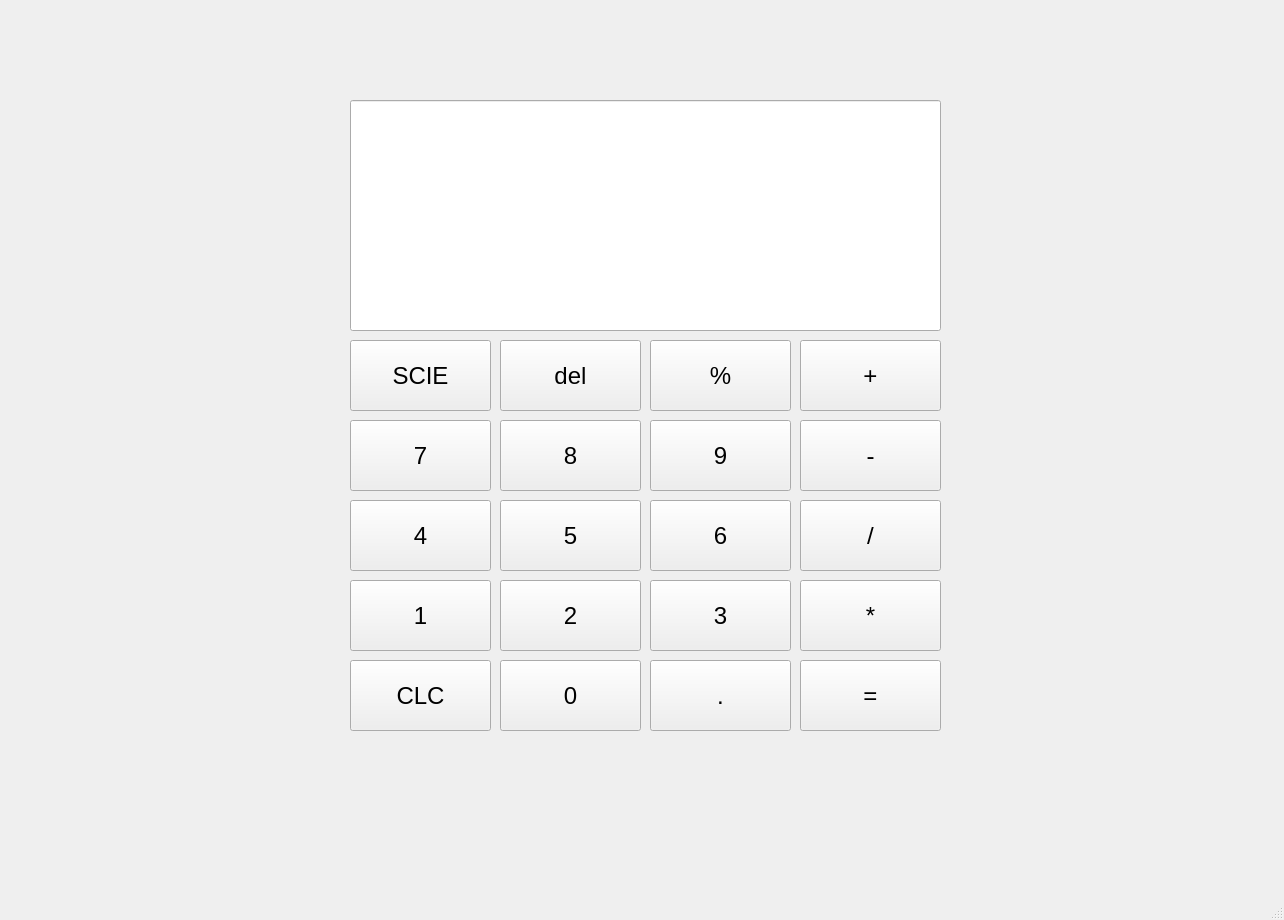
<?xml version="1.0" encoding="UTF-8"?>
<ui version="4.0">
 <class>MainWindow</class>
 <widget class="QMainWindow" name="MainWindow">
  <property name="geometry">
   <rect>
    <x>0</x>
    <y>0</y>
    <width>1284</width>
    <height>920</height>
   </rect>
  </property>
  <property name="windowTitle">
   <string>MainWindow</string>
  </property>
  <widget class="QWidget" name="centralwidget">
   <widget class="QLineEdit" name="display">
    <property name="geometry">
     <rect>
      <x>350</x>
      <y>100</y>
      <width>591</width>
      <height>231</height>
     </rect>
    </property>
    <property name="font">
     <font>
      <family>Unispace</family>
      <pointsize>18</pointsize>
     </font>
    </property>
    <property name="text">
     <string/>
    </property>
    <property name="readOnly">
     <bool>true</bool>
    </property>
   </widget>
   <widget class="QPushButton" name="addbutton">
    <property name="geometry">
     <rect>
      <x>800</x>
      <y>340</y>
      <width>141</width>
      <height>71</height>
     </rect>
    </property>
    <property name="font">
     <font>
      <pointsize>18</pointsize>
     </font>
    </property>
    <property name="text">
     <string>+</string>
    </property>
   </widget>
   <widget class="QPushButton" name="subbutton">
    <property name="geometry">
     <rect>
      <x>800</x>
      <y>420</y>
      <width>141</width>
      <height>71</height>
     </rect>
    </property>
    <property name="font">
     <font>
      <pointsize>18</pointsize>
     </font>
    </property>
    <property name="text">
     <string>-</string>
    </property>
   </widget>
   <widget class="QPushButton" name="mulbutton">
    <property name="geometry">
     <rect>
      <x>800</x>
      <y>580</y>
      <width>141</width>
      <height>71</height>
     </rect>
    </property>
    <property name="font">
     <font>
      <pointsize>18</pointsize>
     </font>
    </property>
    <property name="text">
     <string>*</string>
    </property>
   </widget>
   <widget class="QPushButton" name="divbutton">
    <property name="geometry">
     <rect>
      <x>800</x>
      <y>500</y>
      <width>141</width>
      <height>71</height>
     </rect>
    </property>
    <property name="font">
     <font>
      <pointsize>18</pointsize>
     </font>
    </property>
    <property name="text">
     <string>/</string>
    </property>
   </widget>
   <widget class="QPushButton" name="modbutton">
    <property name="geometry">
     <rect>
      <x>650</x>
      <y>340</y>
      <width>141</width>
      <height>71</height>
     </rect>
    </property>
    <property name="font">
     <font>
      <pointsize>18</pointsize>
     </font>
    </property>
    <property name="text">
     <string>%</string>
    </property>
   </widget>
   <widget class="QPushButton" name="dotbutton">
    <property name="geometry">
     <rect>
      <x>650</x>
      <y>660</y>
      <width>141</width>
      <height>71</height>
     </rect>
    </property>
    <property name="font">
     <font>
      <pointsize>18</pointsize>
     </font>
    </property>
    <property name="text">
     <string>.</string>
    </property>
   </widget>
   <widget class="QPushButton" name="equalbutton">
    <property name="geometry">
     <rect>
      <x>800</x>
      <y>660</y>
      <width>141</width>
      <height>71</height>
     </rect>
    </property>
    <property name="font">
     <font>
      <pointsize>18</pointsize>
     </font>
    </property>
    <property name="text">
     <string>=</string>
    </property>
   </widget>
   <widget class="QPushButton" name="backbutton">
    <property name="geometry">
     <rect>
      <x>500</x>
      <y>340</y>
      <width>141</width>
      <height>71</height>
     </rect>
    </property>
    <property name="font">
     <font>
      <pointsize>18</pointsize>
     </font>
    </property>
    <property name="text">
     <string>del</string>
    </property>
   </widget>
   <widget class="QPushButton" name="clearbutton">
    <property name="geometry">
     <rect>
      <x>350</x>
      <y>660</y>
      <width>141</width>
      <height>71</height>
     </rect>
    </property>
    <property name="font">
     <font>
      <pointsize>18</pointsize>
     </font>
    </property>
    <property name="text">
     <string>CLC</string>
    </property>
   </widget>
   <widget class="QPushButton" name="btn9">
    <property name="geometry">
     <rect>
      <x>650</x>
      <y>420</y>
      <width>141</width>
      <height>71</height>
     </rect>
    </property>
    <property name="font">
     <font>
      <pointsize>18</pointsize>
     </font>
    </property>
    <property name="text">
     <string>9</string>
    </property>
   </widget>
   <widget class="QPushButton" name="btn6">
    <property name="geometry">
     <rect>
      <x>650</x>
      <y>500</y>
      <width>141</width>
      <height>71</height>
     </rect>
    </property>
    <property name="font">
     <font>
      <pointsize>18</pointsize>
     </font>
    </property>
    <property name="text">
     <string>6</string>
    </property>
   </widget>
   <widget class="QPushButton" name="btn3">
    <property name="geometry">
     <rect>
      <x>650</x>
      <y>580</y>
      <width>141</width>
      <height>71</height>
     </rect>
    </property>
    <property name="font">
     <font>
      <pointsize>18</pointsize>
     </font>
    </property>
    <property name="text">
     <string>3</string>
    </property>
   </widget>
   <widget class="QPushButton" name="btn7">
    <property name="geometry">
     <rect>
      <x>350</x>
      <y>420</y>
      <width>141</width>
      <height>71</height>
     </rect>
    </property>
    <property name="font">
     <font>
      <pointsize>18</pointsize>
     </font>
    </property>
    <property name="text">
     <string>7</string>
    </property>
   </widget>
   <widget class="QPushButton" name="btn1">
    <property name="geometry">
     <rect>
      <x>350</x>
      <y>580</y>
      <width>141</width>
      <height>71</height>
     </rect>
    </property>
    <property name="font">
     <font>
      <pointsize>18</pointsize>
     </font>
    </property>
    <property name="text">
     <string>1</string>
    </property>
   </widget>
   <widget class="QPushButton" name="btn2">
    <property name="geometry">
     <rect>
      <x>500</x>
      <y>580</y>
      <width>141</width>
      <height>71</height>
     </rect>
    </property>
    <property name="font">
     <font>
      <pointsize>18</pointsize>
     </font>
    </property>
    <property name="text">
     <string>2</string>
    </property>
   </widget>
   <widget class="QPushButton" name="btn4">
    <property name="geometry">
     <rect>
      <x>350</x>
      <y>500</y>
      <width>141</width>
      <height>71</height>
     </rect>
    </property>
    <property name="font">
     <font>
      <pointsize>18</pointsize>
     </font>
    </property>
    <property name="text">
     <string>4</string>
    </property>
   </widget>
   <widget class="QPushButton" name="btn5">
    <property name="geometry">
     <rect>
      <x>500</x>
      <y>500</y>
      <width>141</width>
      <height>71</height>
     </rect>
    </property>
    <property name="font">
     <font>
      <pointsize>18</pointsize>
     </font>
    </property>
    <property name="text">
     <string>5</string>
    </property>
   </widget>
   <widget class="QPushButton" name="btn8">
    <property name="geometry">
     <rect>
      <x>500</x>
      <y>420</y>
      <width>141</width>
      <height>71</height>
     </rect>
    </property>
    <property name="font">
     <font>
      <pointsize>18</pointsize>
     </font>
    </property>
    <property name="text">
     <string>8</string>
    </property>
   </widget>
   <widget class="QPushButton" name="btn0">
    <property name="geometry">
     <rect>
      <x>500</x>
      <y>660</y>
      <width>141</width>
      <height>71</height>
     </rect>
    </property>
    <property name="font">
     <font>
      <pointsize>18</pointsize>
     </font>
    </property>
    <property name="text">
     <string>0</string>
    </property>
   </widget>
   <widget class="QPushButton" name="switchcalc">
    <property name="geometry">
     <rect>
      <x>350</x>
      <y>340</y>
      <width>141</width>
      <height>71</height>
     </rect>
    </property>
    <property name="font">
     <font>
      <pointsize>18</pointsize>
     </font>
    </property>
    <property name="text">
     <string>SCIE</string>
    </property>
   </widget>
  </widget>
  <widget class="QMenuBar" name="menubar">
   <property name="geometry">
    <rect>
     <x>0</x>
     <y>0</y>
     <width>1284</width>
     <height>33</height>
    </rect>
   </property>
  </widget>
  <widget class="QStatusBar" name="statusbar"/>
 </widget>
 <resources/>
 <connections/>
</ui>
